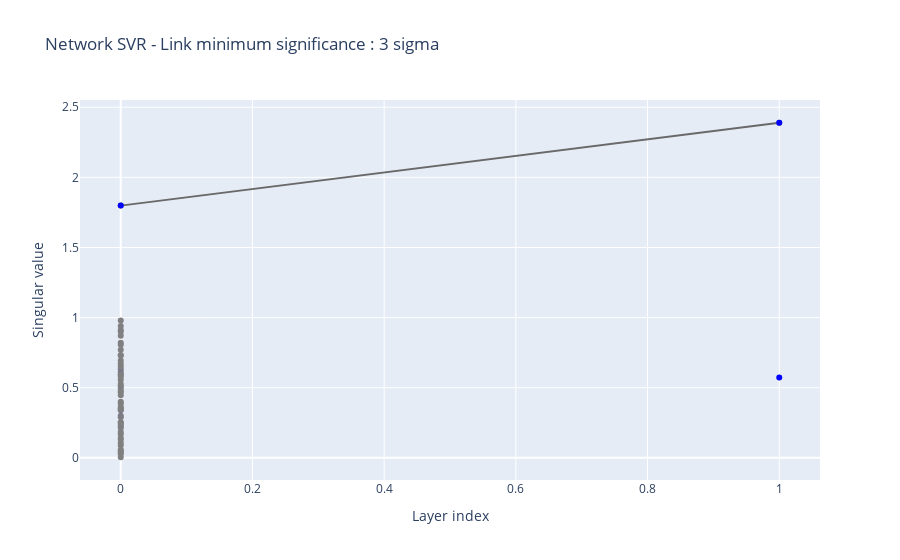

Notebook code cell kept with this figure:
### Code cell
weights = [w.detach() for w in simple2.parameters() if len(w.shape)>1]
svr = SVR(weights)
svr.plot()

### Figure 1 — Plotly figure (JSON) as saved in the notebook; plotly's stock layout.template omitted (floating-point values rounded to 4 significant figures)
{"data": [{"hoverinfo": "text", "hoveron": "fills", "hovertext": "tensor(0.9760)", "marker": {"color": "rgb(105, 105, 105)", "opacity": 1}, "showlegend": false, "text": "tensor(0.9760)", "type": "scatter", "x": [0, 1], "y": [1.799, 2.389]}, {"marker": {"cmax": 1, "cmin": 0, "color": [0, 0, 0, 0, 0, 0, 0, 0, 0, 0, 0, 0, 0, 0.02671, 0, 0, 0, 0.03196, 0.09978, 0, 0, 0, 0, 0, 0, 0, 0, 0, 0.03433, 0, 0, 0, 0, 0, 0, 0.06705, 0, 0, 0, 0, 0, 0, 0, 0.01093, 0, 0, 0.006296, 0, 0, 1], "colorscale": [[0, "grey"], [1, "blue"]], "opacity": 1}, "mode": "markers", "showlegend": false, "type": "scatter", "x": [0, 0, 0, 0, 0, 0, 0, 0, 0, 0, 0, 0, 0, 0, 0, 0, 0, 0, 0, 0, 0, 0, 0, 0, 0, 0, 0, 0, 0, 0, 0, 0, 0, 0, 0, 0, 0, 0, 0, 0, 0, 0, 0, 0, 0, 0, 0, 0, 0, 0], "y": [0.004414, 0.02676, 0.04028, 0.05164, 0.05781, 0.0886, 0.1054, 0.1293, 0.1417, 0.1686, 0.184, 0.2136, 0.2225, 0.2364, 0.251, 0.2534, 0.2902, 0.301, 0.3395, 0.3445, 0.3537, 0.3648, 0.3902, 0.4005, 0.4473, 0.468, 0.4783, 0.4983, 0.513, 0.5262, 0.5558, 0.5774, 0.5908, 0.594, 0.6099, 0.6321, 0.6506, 0.6705, 0.6943, 0.7301, 0.7338, 0.7708, 0.8073, 0.8208, 0.871, 0.8991, 0.9116, 0.9397, 0.9799, 1.799]}, {"marker": {"cmax": 1, "cmin": 0, "color": [1, 1], "colorscale": [[0, "grey"], [1, "blue"]], "opacity": 1}, "mode": "markers", "showlegend": false, "type": "scatter", "x": [1, 1], "y": [0.5736, 2.389]}], "layout": {"title": {"text": "Network SVR - Link minimum significance : 3 sigma"}, "xaxis": {"title": {"text": "Layer index"}}, "yaxis": {"title": {"text": "Singular value"}}}}
